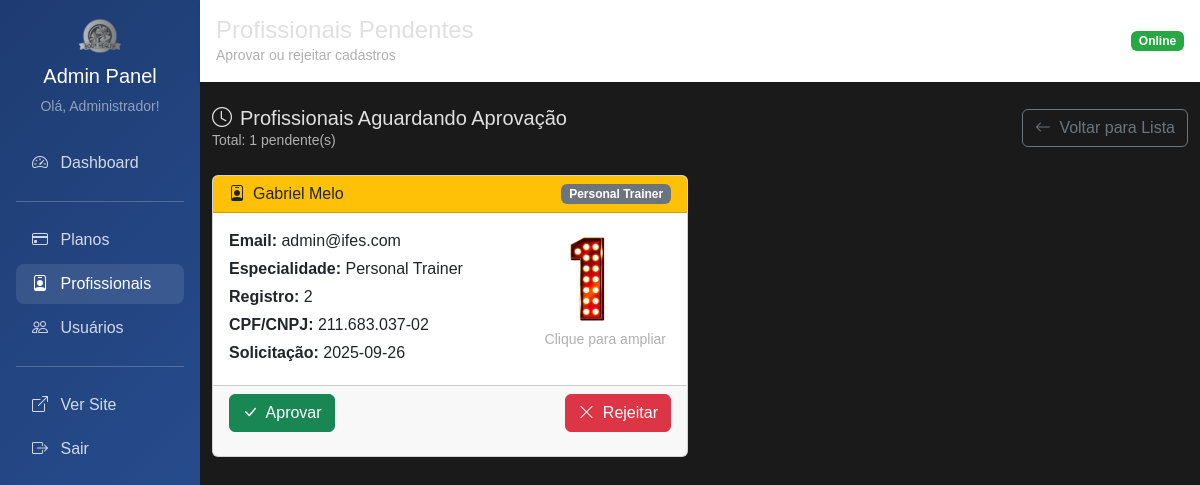
Page /admin/profissionais/pendentes (signed in) on the committed database.
### tables this page shows
CREATE TABLE profissional (
    id INTEGER PRIMARY KEY,
    especialidade TEXT NOT NULL,
    registro_profissional TEXT,
    status TEXT DEFAULT 'pendente',
    data_solicitacao TIMESTAMP DEFAULT CURRENT_TIMESTAMP,
    data_aprovacao TIMESTAMP,
    aprovado_por INTEGER, cpf_cnpj TEXT, foto_registro TEXT,
    FOREIGN KEY (id) REFERENCES usuario(id),
    FOREIGN KEY (aprovado_por) REFERENCES usuario(id)
);

CREATE TABLE usuario (
    id INTEGER PRIMARY KEY AUTOINCREMENT,
    nome TEXT NOT NULL,
    email TEXT UNIQUE NOT NULL,
    senha TEXT NOT NULL,
    perfil TEXT NOT NULL DEFAULT 'cliente',
    foto TEXT,
    token_redefinicao TEXT,
    data_token TIMESTAMP,
    data_cadastro TIMESTAMP DEFAULT CURRENT_TIMESTAMP
);

### main.py (the view)
@app.get("/admin/profissionais/pendentes")
@requer_autenticacao(['admin'])
async def ver_profissionais_pendentes(request: Request, usuario_logado: dict = Depends(obter_usuario_logado)):
    profissionais = profissional_repo.obter_pendentes()
    return templates.TemplateResponse(
        "admin/profissionais/perndentes.html",
        {"request": request, "usuario": usuario_logado, "profissionais": profissionais}
    )

### templates/admin/profissionais/perndentes.html (shortened to what this page needs)
{% extends "admin/base_admin.html" %}
{% block titulo %}Profissionais Pendentes{% endblock %}
{% block subtitulo %}Aprovar ou rejeitar cadastros{% endblock %}
{% block content %}
<div class="row mb-4">
    <div class="col-12">
        <div class="d-flex justify-content-between align-items-center">
            <div>
                <h5 class="mb-0">
                    <i class="bi bi-clock me-2"></i>Profissionais Aguardando Aprovação
                </h5>
                <small class="text-muted">Total: {{ profissionais|length }} pendente(s)</small>
            </div>
            <a href="/admin/profissionais" class="btn btn-outline-secondary">
                <i class="bi bi-arrow-left me-1"></i> Voltar para Lista
            </a>
        </div>
    </div>
</div>
{% if profissionais %}
<div class="row">
    {% for prof in profissionais %}
    <div class="col-lg-6 mb-4">
        <div class="card">
            <div class="card-header bg-warning text-dark">
                <h6 class="mb-0">
                    <i class="bi bi-person-badge me-2"></i>{{ prof.nome }}
                    <span class="badge bg-secondary float-end">{{ prof.especialidade }}</span>
                </h6>
            </div>
            <div class="card-body">
                <div class="row">
                    <div class="col-md-8">
                        <p class="mb-1"><strong>Email:</strong> {{ prof.email }}</p>
                        <p class="mb-1"><strong>Especialidade:</strong> {{ prof.especialidade }}</p>
                        {% if prof.registro_profissional %}
                        <p class="mb-1"><strong>Registro:</strong> {{ prof.registro_profissional }}</p>
                        {% endif %}
                        {% if prof.cpf_cnpj %}
                        <p class="mb-1"><strong>CPF/CNPJ:</strong> {{ prof.cpf_cnpj }}</p>
                        {% endif %}
                        <p class="mb-1">
                            <strong>Solicitação:</strong>
                            {{ prof.data_solicitacao[:10] if prof.data_solicitacao else 'N/A' }}
                        </p>
                    </div>
                    <div class="col-md-4">
                        {% if prof.foto_registro %}
                        <img src="{{ prof.foto_registro }}" alt="Registro"
                             class="img-fluid rounded" style="max-height: 100px; cursor: pointer;"
                             onclick="verImagem('{{ prof.foto_registro }}', '{{ prof.nome }}')">
                        <small class="d-block text-center text-muted">Clique para ampliar</small>
                        {% else %}
                        <div class="text-center text-muted">
                            <i class="bi bi-image" style="font-size: 2rem;"></i>
                            <small class="d-block">Sem imagem</small>
                        </div>
                        {% endif %}
                    </div>
                </div>
            </div>
            <div class="card-footer">
                <div class="d-flex justify-content-between">
                    <form method="post" action="/admin/profissionais/aprovar/{{ prof.id }}" class="d-inline">
                        <button type="submit" class="btn btn-success"
                                onclick="return confirm('Aprovar profissional {{ prof.nome }}?')">
                            <i class="bi bi-check-lg me-1"></i> Aprovar
                        </button>
                    </form>
                    <form method="post" action="/admin/profissionais/rejeitar/{{ prof.id }}" class="d-inline">
                        <button type="submit" class="btn btn-danger"
                                onclick="return confirm('Rejeitar profissional {{ prof.nome }}?')">
                            <i class="bi bi-x-lg me-1"></i> Rejeitar
                        </button>
                    </form>
                </div>
            </div>
        </div>
    </div>
    {% endfor %}
</div>
{% endif %}
{% endblock %}

### static/css/styles.css (style rules this page uses)
:root { --dark-bg: #1a1a1a; --dark-card-bg: #2b2b2b; --dark-text-color: #e0e0e0; --dark-muted-text: #b0b0b0; --dark-border-color: #444444; --dark-shadow-color: rgba(0, 0, 0, 0.5); --highlight-yellow: #ffc107; --highlight-green: #28a745; --highlight-red: #dc3545; --light-banner-bg-start: #ffffff; --light-banner-bg-end: #eaeaea; --light-banner-text: #000000; }
body { background-color: var(--dark-bg); color: var(--dark-text-color); font-family: Arial, sans-serif; padding-top: 0px; }
.text-muted { color: var(--dark-muted-text) !important; }

### rows in the picture
profissional: nome "Gabriel Melo", especialidade "Personal Trainer", email "admin@ifes.com", registro_profissional "2", cpf_cnpj "211.683.037-02", data_solicitacao "2025-09-26", foto_registro (picture)

### other values in the picture
{{ usuario.nome }} "Administrador"
{{ profissionais|length }} "1"
